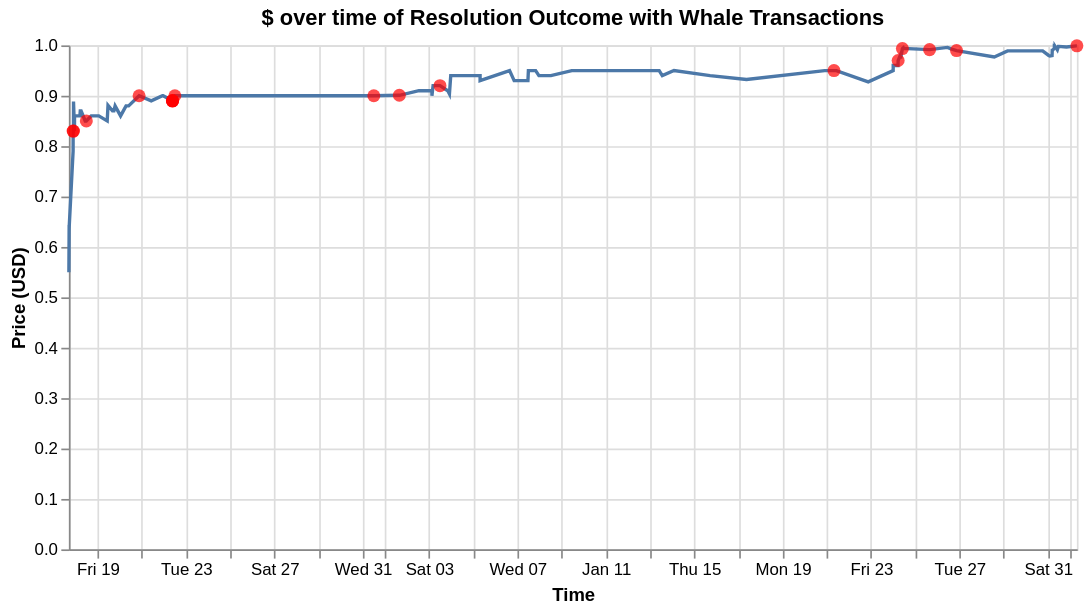

Notebook source saved alongside this figure:
### Markdown cell above
## Watching Whales

### Code cell
df["is_whale"] = df["proxyWallet"].isin(whales_df["proxyWallet"])

whale_points = alt.Chart(df[df["is_whale"]]).mark_point(filled=True, size=60, color="Red").encode(
    alt.X("timestamp:T").title("Time"),
    alt.Y("price_outcome:Q").title("Price (USD)"),
    tooltip=[alt.Tooltip("proxyWallet:N", title="Wallet ID:"),
             alt.Tooltip("outcomeIndex:Q", title="Outcome:"),
             alt.Tooltip("side:N", title="Action:")]
)

chart = (market_graph + whale_points).properties(width = 600, height = 300, title="$ over time of Resolution Outcome with Whale Transactions")


chart

### Figure 1 — Vega-Lite specification as saved in the notebook (floating-point values rounded to 4 significant figures; data arrays with more than 128 entries replaced by an {"elided": "..."} marker saying what was removed)
{"config": {"view": {"continuousWidth": 300, "continuousHeight": 300}}, "layer": [{"data": {"name": "data-da011fa8f3ae05b9436cc377bdf0a587"}, "mark": {"type": "line"}, "encoding": {"x": {"field": "timestamp", "title": "Time", "type": "temporal"}, "y": {"field": "price_outcome", "title": "Price (USD)", "type": "quantitative"}}, "title": "$ over time of Resolution Outcome"}, {"data": {"name": "data-8398ba01341d610bed6196dea36e405b"}, "mark": {"type": "point", "color": "Red", "filled": true, "size": 60}, "encoding": {"tooltip": [{"field": "proxyWallet", "title": "Wallet ID:", "type": "nominal"}, {"field": "outcomeIndex", "title": "Outcome:", "type": "quantitative"}, {"field": "side", "title": "Action:", "type": "nominal"}], "x": {"field": "timestamp", "title": "Time", "type": "temporal"}, "y": {"field": "price_outcome", "title": "Price (USD)", "type": "quantitative"}}}], "height": 300, "title": "$ over time of Resolution Outcome with Whale Transactions", "width": 600, "$schema": "https://vega.github.io/schema/vega-lite/v5.20.1.json", "datasets": {"data-da011fa8f3ae05b9436cc377bdf0a587": {"elided": "150 records"}, "data-8398ba01341d610bed6196dea36e405b": [{"proxyWallet": "0xeaf1f1805537078c833c2acba571b1dd765668ca", "side": "BUY", "size": 326.0, "price": 0.83, "timestamp": "2025-12-17T21:27:57", "title": "Trump's travel ban removed by January 31?", "slug": "trumps-travel-ban-removed-by-january-31", "outcome": "No", "outcomeIndex": 1, "price_outcome": 0.83, "is_whale": true}, {"proxyWallet": "0x977449de8b5be74e089f3b28f035ebf3e5f46d3c", "side": "BUY", "size": 755.0, "price": 0.83, "timestamp": "2025-12-17T21:45:29", "title": "Trump's travel ban removed by January 31?", "slug": "trumps-travel-ban-removed-by-january-31", "outcome": "No", "outcomeIndex": 1, "price_outcome": 0.83, "is_whale": true}, {"proxyWallet": "0x60ccc2ea4a54b191b6114fa769c03359bb1af23f", "side": "BUY", "size": 669.0, "price": 0.15, "timestamp": "2025-12-18T11:46:54", "title": "Trump's travel ban removed by January 31?", "slug": "trumps-travel-ban-removed-by-january-31", "outcome": "Yes", "outcomeIndex": 0, "price_outcome": 0.85, "is_whale": true}, {"proxyWallet": "0xec4e8e525969c4b9072eed0193e587b73876d9db", "side": "BUY", "size": 160.0, "price": 0.9, "timestamp": "2025-12-20T21:06:15", "title": "Trump's travel ban removed by January 31?", "slug": "trumps-travel-ban-removed-by-january-31", "outcome": "No", "outcomeIndex": 1, "price_outcome": 0.9, "is_whale": true}, {"proxyWallet": "0x977449de8b5be74e089f3b28f035ebf3e5f46d3c", "side": "SELL", "size": 542.0, "price": 0.89, "timestamp": "2025-12-22T09:19:37", "title": "Trump's travel ban removed by January 31?", "slug": "trumps-travel-ban-removed-by-january-31", "outcome": "No", "outcomeIndex": 1, "price_outcome": 0.89, "is_whale": true}, {"proxyWallet": "0x977449de8b5be74e089f3b28f035ebf3e5f46d3c", "side": "SELL", "size": 213.0, "price": 0.89, "timestamp": "2025-12-22T09:21:05", "title": "Trump's travel ban removed by January 31?", "slug": "trumps-travel-ban-removed-by-january-31", "outcome": "No", "outcomeIndex": 1, "price_outcome": 0.89, "is_whale": true}, {"proxyWallet": "0xeaf1f1805537078c833c2acba571b1dd765668ca", "side": "SELL", "size": 113.0, "price": 0.89, "timestamp": "2025-12-22T09:22:51", "title": "Trump's travel ban removed by January 31?", "slug": "trumps-travel-ban-removed-by-january-31", "outcome": "No", "outcomeIndex": 1, "price_outcome": 0.89, "is_whale": true}, {"proxyWallet": "0xeaf1f1805537078c833c2acba571b1dd765668ca", "side": "SELL", "size": 196.0, "price": 0.89, "timestamp": "2025-12-22T09:24:01", "title": "Trump's travel ban removed by January 31?", "slug": "trumps-travel-ban-removed-by-january-31", "outcome": "No", "outcomeIndex": 1, "price_outcome": 0.89, "is_whale": true}, {"proxyWallet": "0xec4e8e525969c4b9072eed0193e587b73876d9db", "side": "BUY", "size": 48.89, "price": 0.9, "timestamp": "2025-12-22T11:56:05", "title": "Trump's travel ban removed by January 31?", "slug": "trumps-travel-ban-removed-by-january-31", "outcome": "No", "outcomeIndex": 1, "price_outcome": 0.9, "is_whale": true}, {"proxyWallet": "0xec4e8e525969c4b9072eed0193e587b73876d9db", "side": "BUY", "size": 222.2, "price": 0.9, "timestamp": "2025-12-31T12:00:11", "title": "Trump's travel ban removed by January 31?", "slug": "trumps-travel-ban-removed-by-january-31", "outcome": "No", "outcomeIndex": 1, "price_outcome": 0.9, "is_whale": true}, {"proxyWallet": "0xec4e8e525969c4b9072eed0193e587b73876d9db", "side": "BUY", "size": 57.71, "price": 0.901, "timestamp": "2026-01-01T15:43:41", "title": "Trump's travel ban removed by January 31?", "slug": "trumps-travel-ban-removed-by-january-31", "outcome": "No", "outcomeIndex": 1, "price_outcome": 0.901, "is_whale": true}, {"proxyWallet": "0xc8ab97a9089a9ff7e6ef0688e6e591a066946418", "side": "SELL", "size": 1.09, "price": 0.08, "timestamp": "2026-01-03T11:49:53", "title": "Trump's travel ban removed by January 31?", "slug": "trumps-travel-ban-removed-by-january-31", "outcome": "Yes", "outcomeIndex": 0, "price_outcome": 0.92, "is_whale": true}, {"proxyWallet": "0xec4e8e525969c4b9072eed0193e587b73876d9db", "side": "BUY", "size": 31.58, "price": 0.95, "timestamp": "2026-01-21T07:41:58", "title": "Trump's travel ban removed by January 31?", "slug": "trumps-travel-ban-removed-by-january-31", "outcome": "No", "outcomeIndex": 1, "price_outcome": 0.95, "is_whale": true}, {"proxyWallet": "0xd14aa86fa6cac2e09edd9944f5c0c0d48634a8ad", "side": "BUY", "size": 927.9, "price": 0.97, "timestamp": "2026-01-24T05:23:20", "title": "Trump's travel ban removed by January 31?", "slug": "trumps-travel-ban-removed-by-january-31", "outcome": "No", "outcomeIndex": 1, "price_outcome": 0.97, "is_whale": true}, {"proxyWallet": "0xc8ab97a9089a9ff7e6ef0688e6e591a066946418", "side": "SELL", "size": 386.3, "price": 0.006419, "timestamp": "2026-01-24T10:00:52", "title": "Trump's travel ban removed by January 31?", "slug": "trumps-travel-ban-removed-by-january-31", "outcome": "Yes", "outcomeIndex": 0, "price_outcome": 0.9936, "is_whale": true}, {"proxyWallet": "0xec4e8e525969c4b9072eed0193e587b73876d9db", "side": "SELL", "size": 100.0, "price": 0.9915, "timestamp": "2026-01-25T15:31:26", "title": "Trump's travel ban removed by January 31?", "slug": "trumps-travel-ban-removed-by-january-31", "outcome": "No", "outcomeIndex": 1, "price_outcome": 0.9915, "is_whale": true}, {"proxyWallet": "0xec4e8e525969c4b9072eed0193e587b73876d9db", "side": "SELL", "size": 60.0, "price": 0.9897, "timestamp": "2026-01-26T20:48:39", "title": "Trump's travel ban removed by January 31?", "slug": "trumps-travel-ban-removed-by-january-31", "outcome": "No", "outcomeIndex": 1, "price_outcome": 0.9897, "is_whale": true}, {"proxyWallet": "0xec4e8e525969c4b9072eed0193e587b73876d9db", "side": "SELL", "size": 360.4, "price": 0.999, "timestamp": "2026-02-01T07:29:36", "title": "Trump's travel ban removed by January 31?", "slug": "trumps-travel-ban-removed-by-january-31", "outcome": "No", "outcomeIndex": 1, "price_outcome": 0.999, "is_whale": true}]}}
